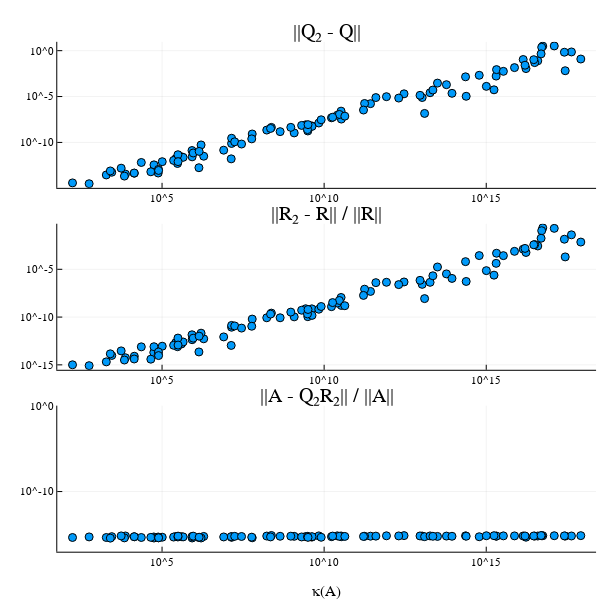

The code cell stored with this chart in its notebook:
### Code cell
q = plot(conds, Q_errs
    , st = :scatter
    , title = "||Q₂ - Q||"
)
r = plot(conds, R_rel_errs
    , st = :scatter
    , title = "||R₂ - R|| / ||R||"
)
a = plot(conds, A_rel_errs
    , st = :scatter
    , title = "||A - Q₂R₂|| / ||A||"
    , ylim = (1.e-17, 1.e0)
    , xlabel = "κ(A)"
)
plot(q, r, a, layout=(3,1)
    , scale = :log10

    , size = (600,600)
)
